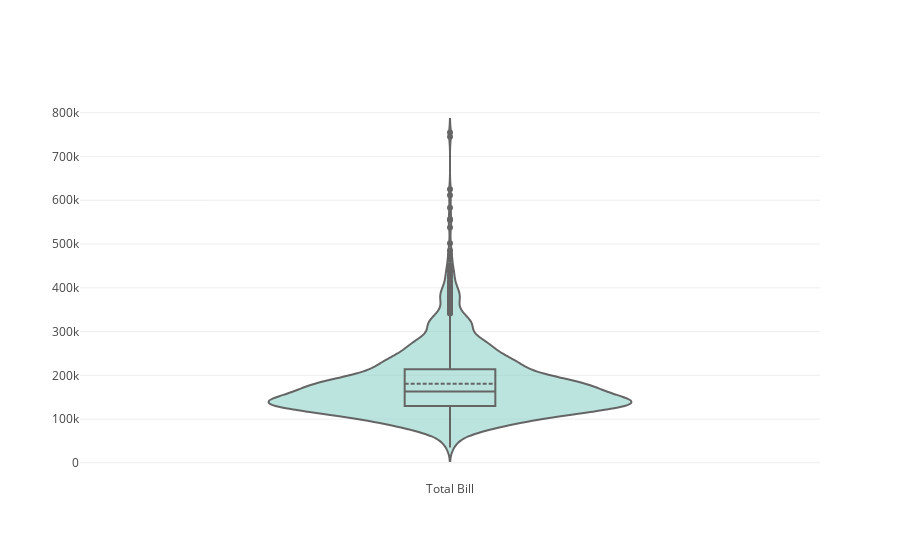

Notebook cell for this chart:
### Code cell
fig = {
    "data": [{
        "type": 'violin',
        "y": train['SalePrice'],
        "box": {
            "visible": True
        },
        "line": {
            "color": 'black'
        },
        "meanline": {
            "visible": True
        },
        "fillcolor": '#8dd3c7',
        "opacity": 0.6,
        "x0": 'Total Bill'
    }],
    "layout" : {
        "title": "",
        "yaxis": {
            "zeroline": False,
        }
    }
}

py.iplot(fig, validate = False)

### Figure 1 — Plotly figure (JSON) as saved in the notebook; plotly's stock layout.template omitted (floating-point values rounded to 4 significant figures; data arrays with more than 128 entries replaced by an {"elided": "..."} marker saying what was removed)
{"data": [{"box": {"visible": true}, "fillcolor": "#8dd3c7", "line": {"color": "black"}, "meanline": {"visible": true}, "opacity": 0.6, "type": "violin", "x0": "Total Bill", "y": {"elided": "1460 int values"}}], "layout": {"title": "", "yaxis": {"zeroline": false}}}
